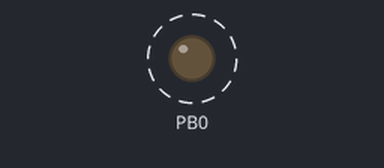
A program run on a simulated ATmega328P, built with avr-gcc and emulated at 16 MHz. Shown: output pins drawn as LEDs (lit = HIGH). Dashed ring = blinking.

Above: at 0.04 s.
Timing chart, 0 to 3.0 s (numbered marks = the images above):
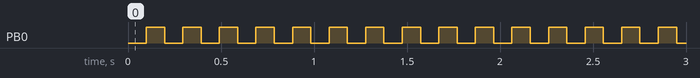

Measured:
- by itself, PB0: alternates HIGH for 0.10 s and LOW for 0.10 s

The program:

main.c
```c
/*
 * Config_timer_e_interrupcao.c
 *
 * Created: 19/05/2018 13:41:37
 * Author : Emerson
 */
/*
 * Configuração dos TIMERS:
 *
 * Rotina de interrupção: ISR(TIMERx_OVF_vect), x = 0,1,2 --> Estouro de bits, toda vez que passa do 255 (8bist) vai pra essa rotina
 *
 *TCCR2A = Registrador que controla o timer 0x00 -> modo de operação normal
 *TCCR2B = Config o prescaler, divide a freq pra contar tempos maiores
 *TCNT2 = Contem o valor da contagem
 *TIMSK2 = habilita a interrupção por estouro
 *
*/

#define  F_CPU 16000000
#include <avr/io.h>
#include <avr/interrupt.h>

int counter;                           //Variavel para contagem

ISR(TIMER0_OVF_vect)                   // Quando estoura os 255 , ROUTINA DE INTERRUPÇÃO
{
		counter++;

		if(counter == 24)
		{
			PORTB ^= 0x01;				//Inverte o bit PD0 (PORTD = PORTD xor 0x01)
			counter = 0x00;				//Zera o counter
		}
}

int main(void)
{

	cli();								//Desabilita a interrupção global

	DDRB |= (1<<0);						//O PB0 será saída digital
	PORTB &= ~(1<<0);					//Inicia o PD0 em nível low

	TCNT0 =  0x00;						//Inicia o timer0 em 0
	TCCR0B = 0x04;						//Configura o prescaler para 1:256
	TIMSK0 = 0x01;						//Habilita a interrupção por estouro do TMR0

	sei();								//Habilitar a interrupção global


/*
   Queremos um período de 2000ms

   Troca de estado de PD0 , 1000ms


   Ciclo de Máquina

   Em PIC 1/clock/4

   Em 8051 1/ clock/12

   Em AVR 1/1600000


   Ciclo de máquina: 1/16Mhz = 62,5ns


   Estouro = timer0 x prescaler x ciclo de máquina = 4,08ms   cada comando tem leva esse tempo para ser realizado
              255       256          62,5ns

   Troca de estado = Estouro x Counter

   1000ms = 4,08ms x counter

   counter = 1000/4,08 = 245

   p/ 100ms counter = 24

*/


    while(1)
    {
        //TODO:: Please write your application code
    }
}
```
